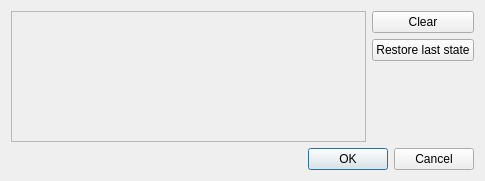
<?xml version="1.0" encoding="UTF-8"?>
<ui version="4.0">
 <class>ColorSchemaDialog</class>
 <widget class="QDialog" name="ColorSchemaDialog">
  <property name="windowModality">
   <enum>Qt::NonModal</enum>
  </property>
  <property name="geometry">
   <rect>
    <x>0</x>
    <y>0</y>
    <width>485</width>
    <height>181</height>
   </rect>
  </property>
  <property name="windowTitle">
   <string>Color Scheme </string>
  </property>
  <layout class="QVBoxLayout" name="verticalLayout">
   <item>
    <layout class="QHBoxLayout" name="horizontalLayout_2">
     <item>
      <widget class="QFrame" name="alphabetColorsFrame">
       <property name="sizePolicy">
        <sizepolicy hsizetype="Expanding" vsizetype="Preferred">
         <horstretch>0</horstretch>
         <verstretch>0</verstretch>
        </sizepolicy>
       </property>
       <property name="frameShape">
        <enum>QFrame::StyledPanel</enum>
       </property>
       <property name="frameShadow">
        <enum>QFrame::Raised</enum>
       </property>
      </widget>
     </item>
     <item>
      <layout class="QVBoxLayout" name="verticalLayout_3">
       <item>
        <widget class="QPushButton" name="clearButton">
         <property name="text">
          <string>Clear</string>
         </property>
        </widget>
       </item>
       <item>
        <widget class="QPushButton" name="restoreButton">
         <property name="text">
          <string>Restore last state</string>
         </property>
        </widget>
       </item>
       <item>
        <spacer name="verticalSpacer">
         <property name="orientation">
          <enum>Qt::Vertical</enum>
         </property>
         <property name="sizeHint" stdset="0">
          <size>
           <width>20</width>
           <height>40</height>
          </size>
         </property>
        </spacer>
       </item>
      </layout>
     </item>
    </layout>
   </item>
   <item>
    <widget class="QDialogButtonBox" name="buttonBox">
     <property name="orientation">
      <enum>Qt::Horizontal</enum>
     </property>
     <property name="standardButtons">
      <set>QDialogButtonBox::Cancel|QDialogButtonBox::Ok</set>
     </property>
    </widget>
   </item>
  </layout>
 </widget>
 <resources/>
 <connections>
  <connection>
   <sender>buttonBox</sender>
   <signal>accepted()</signal>
   <receiver>ColorSchemaDialog</receiver>
   <slot>accept()</slot>
   <hints>
    <hint type="sourcelabel">
     <x>248</x>
     <y>254</y>
    </hint>
    <hint type="destinationlabel">
     <x>157</x>
     <y>274</y>
    </hint>
   </hints>
  </connection>
  <connection>
   <sender>buttonBox</sender>
   <signal>rejected()</signal>
   <receiver>ColorSchemaDialog</receiver>
   <slot>reject()</slot>
   <hints>
    <hint type="sourcelabel">
     <x>316</x>
     <y>260</y>
    </hint>
    <hint type="destinationlabel">
     <x>286</x>
     <y>274</y>
    </hint>
   </hints>
  </connection>
 </connections>
</ui>
